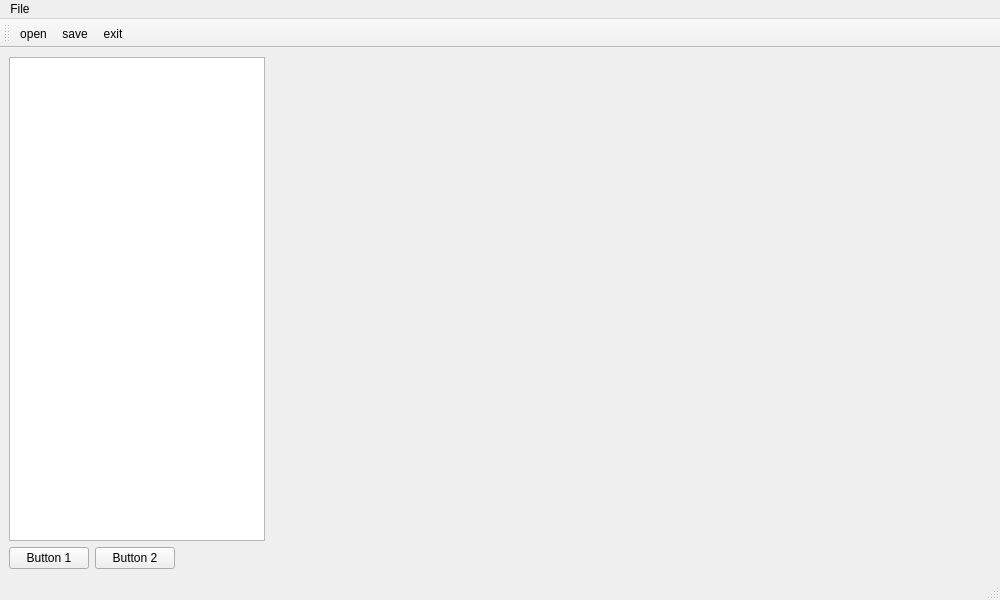
<?xml version="1.0" encoding="UTF-8"?>
<ui version="4.0">
 <class>MainWindow</class>
 <widget class="QMainWindow" name="MainWindow">
  <property name="geometry">
   <rect>
    <x>0</x>
    <y>0</y>
    <width>1000</width>
    <height>600</height>
   </rect>
  </property>
  <property name="windowTitle">
   <string>MainWindow</string>
  </property>
  <widget class="QWidget" name="rightpanel">
   <layout class="QVBoxLayout" name="verticalLayout">
    <item>
     <layout class="QHBoxLayout" name="horizontalLayout">
      <item>
       <widget class="QTreeView" name="treeView">
        <property name="contextMenuPolicy">
         <enum>Qt::ContextMenuPolicy::ActionsContextMenu</enum>
        </property>
        <property name="minimumSize">
         <size>
          <width>250</width>
          <height>0</height>
         </size>
        </property>
        <property name="maximumSize">
         <size>
          <width>300</width>
          <height>16777215</height>
         </size>
        </property>
       </widget>
      </item>
      <item>
       <widget class="QWidget" name="vtkPlaceholder" native="true">
        <property name="enabled">
         <bool>true</bool>
        </property>
        <property name="minimumSize">
         <size>
          <width>400</width>
          <height>400</height>
         </size>
        </property>
        <property name="sizePolicy">
         <sizepolicy hsizetype="Expanding" vsizetype="Expanding">
          <horstretch>1</horstretch>
          <verstretch>0</verstretch>
         </sizepolicy>
        </property>
       </widget>
      </item>
     </layout>
    </item>
    <item>
     <layout class="QHBoxLayout" name="horizontalLayout_2">
      <item>
       <widget class="QPushButton" name="Button1">
        <property name="text">
         <string>Button 1</string>
        </property>
       </widget>
      </item>
      <item>
       <widget class="QPushButton" name="Button2">
        <property name="text">
         <string>Button 2</string>
        </property>
       </widget>
      </item>
      <item>
       <spacer name="horizontalSpacer">
        <property name="orientation">
         <enum>Qt::Orientation::Horizontal</enum>
        </property>
        <property name="sizeHint" stdset="0">
         <size>
          <width>40</width>
          <height>20</height>
         </size>
        </property>
       </spacer>
      </item>
     </layout>
    </item>
   </layout>
  </widget>
  <widget class="QMenuBar" name="menubar">
   <property name="geometry">
    <rect>
     <x>0</x>
     <y>0</y>
     <width>1000</width>
     <height>25</height>
    </rect>
   </property>
   <widget class="QMenu" name="menuFile">
    <property name="title">
     <string>File</string>
    </property>
    <addaction name="actionOpen"/>
    <addaction name="actionSave"/>
    <addaction name="actionExit"/>
   </widget>
   <addaction name="menuFile"/>
  </widget>
  <widget class="QStatusBar" name="statusbar"/>
  <widget class="QToolBar" name="mainToolBar">
   <property name="windowTitle">
    <string>toolBar</string>
   </property>
   <property name="iconSize">
    <size>
     <width>30</width>
     <height>30</height>
    </size>
   </property>
   <attribute name="toolBarArea">
    <enum>TopToolBarArea</enum>
   </attribute>
   <attribute name="toolBarBreak">
    <bool>false</bool>
   </attribute>
   <addaction name="actionOpen"/>
   <addaction name="actionSave"/>
   <addaction name="actionExit"/>
  </widget>
  <action name="actionOpen">
   <property name="icon">
    <iconset>
     <normaloff>:/icons/icons/Open.png</normaloff>:/icons/icons/Open.png</iconset>
   </property>
   <property name="text">
    <string>open</string>
   </property>
   <property name="visible">
    <bool>true</bool>
   </property>
   <property name="menuRole">
    <enum>QAction::MenuRole::NoRole</enum>
   </property>
  </action>
  <action name="actionSave">
   <property name="icon">
    <iconset>
     <normaloff>:/icons/icons/Save.png</normaloff>:/icons/icons/Save.png</iconset>
   </property>
   <property name="text">
    <string>save</string>
   </property>
   <property name="menuRole">
    <enum>QAction::MenuRole::NoRole</enum>
   </property>
  </action>
  <action name="actionExit">
   <property name="icon">
    <iconset>
     <normaloff>:/icons/icons/Exit.png</normaloff>:/icons/icons/Exit.png</iconset>
   </property>
   <property name="text">
    <string>exit</string>
   </property>
   <property name="menuRole">
    <enum>QAction::MenuRole::NoRole</enum>
   </property>
  </action>
  <action name="actionItem_Options">
   <property name="text">
    <string>Item Options</string>
   </property>
   <property name="menuRole">
    <enum>QAction::MenuRole::NoRole</enum>
   </property>
  </action>
 </widget>
 <resources>
  <include location="resources.qrc"/>
 </resources>
 <connections/>
</ui>
